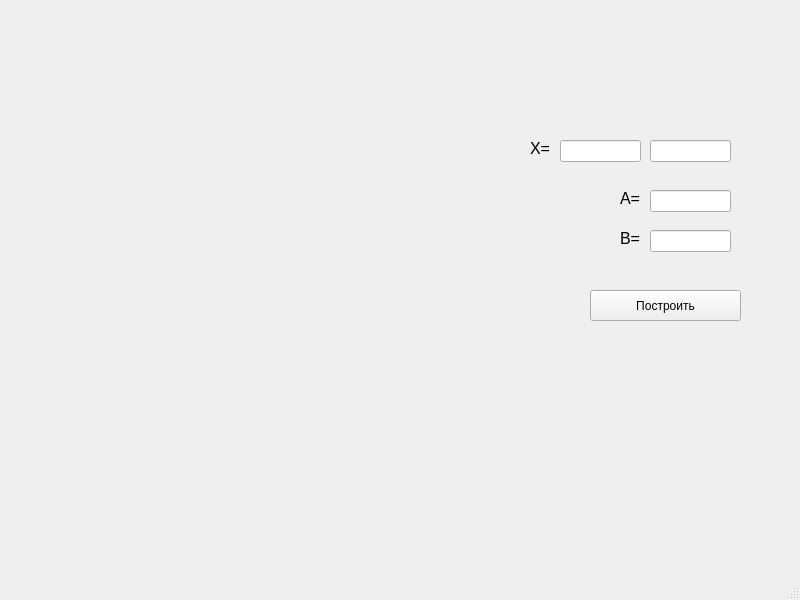
<?xml version="1.0" encoding="UTF-8"?>
<ui version="4.0">
 <class>MainWindow</class>
 <widget class="QMainWindow" name="MainWindow">
  <property name="geometry">
   <rect>
    <x>0</x>
    <y>0</y>
    <width>800</width>
    <height>600</height>
   </rect>
  </property>
  <property name="windowTitle">
   <string>MainWindow</string>
  </property>
  <widget class="QWidget" name="centralwidget">
   <widget class="QPushButton" name="pushButton">
    <property name="geometry">
     <rect>
      <x>590</x>
      <y>290</y>
      <width>151</width>
      <height>31</height>
     </rect>
    </property>
    <property name="text">
     <string>Построить</string>
    </property>
   </widget>
   <widget class="QLineEdit" name="A">
    <property name="geometry">
     <rect>
      <x>650</x>
      <y>190</y>
      <width>81</width>
      <height>22</height>
     </rect>
    </property>
   </widget>
   <widget class="QLineEdit" name="Xa">
    <property name="geometry">
     <rect>
      <x>560</x>
      <y>140</y>
      <width>81</width>
      <height>22</height>
     </rect>
    </property>
   </widget>
   <widget class="QLineEdit" name="Xb">
    <property name="geometry">
     <rect>
      <x>650</x>
      <y>140</y>
      <width>81</width>
      <height>22</height>
     </rect>
    </property>
   </widget>
   <widget class="QLineEdit" name="B">
    <property name="geometry">
     <rect>
      <x>650</x>
      <y>230</y>
      <width>81</width>
      <height>22</height>
     </rect>
    </property>
   </widget>
   <widget class="QCustomPlot" name="widget" native="true">
    <property name="geometry">
     <rect>
      <x>40</x>
      <y>50</y>
      <width>461</width>
      <height>351</height>
     </rect>
    </property>
   </widget>
   <widget class="QLabel" name="label">
    <property name="geometry">
     <rect>
      <x>530</x>
      <y>140</y>
      <width>21</width>
      <height>16</height>
     </rect>
    </property>
    <property name="font">
     <font>
      <pointsize>12</pointsize>
     </font>
    </property>
    <property name="text">
     <string>X=</string>
    </property>
   </widget>
   <widget class="QLabel" name="label_2">
    <property name="geometry">
     <rect>
      <x>620</x>
      <y>190</y>
      <width>21</width>
      <height>16</height>
     </rect>
    </property>
    <property name="font">
     <font>
      <pointsize>12</pointsize>
     </font>
    </property>
    <property name="text">
     <string>A=</string>
    </property>
   </widget>
   <widget class="QLabel" name="label_3">
    <property name="geometry">
     <rect>
      <x>620</x>
      <y>230</y>
      <width>21</width>
      <height>16</height>
     </rect>
    </property>
    <property name="font">
     <font>
      <pointsize>12</pointsize>
     </font>
    </property>
    <property name="text">
     <string>B=</string>
    </property>
   </widget>
  </widget>
  <widget class="QMenuBar" name="menubar">
   <property name="geometry">
    <rect>
     <x>0</x>
     <y>0</y>
     <width>800</width>
     <height>22</height>
    </rect>
   </property>
  </widget>
  <widget class="QStatusBar" name="statusbar"/>
 </widget>
 <customwidgets>
  <customwidget>
   <class>QCustomPlot</class>
   <extends>QWidget</extends>
   <header>qcustomplot.h</header>
   <container>1</container>
  </customwidget>
 </customwidgets>
 <resources/>
 <connections/>
</ui>
